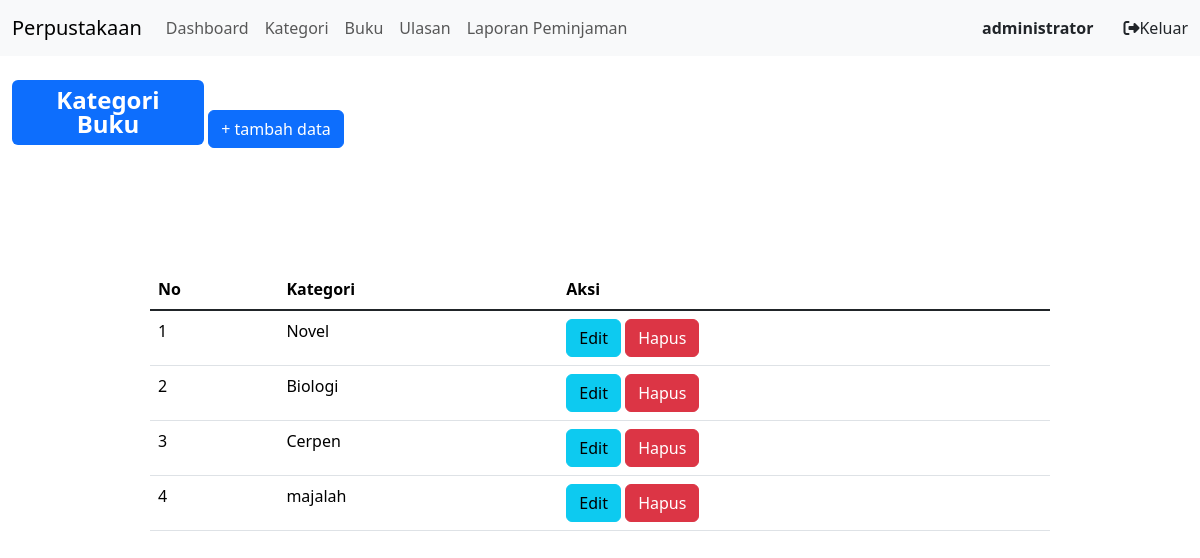
/index.php?page=kategori (signed in), run on the app's committed database.
### tables this page shows
CREATE TABLE `kategori` (
  `id_kategori` int(11) NOT NULL,
  `kategori` varchar(255) DEFAULT NULL
);

### kategori.php (the view)
<div class="badge bg-primary text-wrap mt-4 fs-4" style="width: 12rem;">
    Kategori Buku
</div>
<a href="?page=kategori_tambah" class="btn btn-primary"> + tambah data</a>
<table class="table w-75 position-absolute top-50 start-50 translate-middle">
    <thead>
        <tr>
            <th scope="col">No</th>
            <th scope="col">Kategori</th>
            <th scope="col">Aksi</th>
        </tr>
    </thead>
    <tbody class="table-group-divider">
        <?php
        $i = 1;
        $q = mysqli_query($koneksi, "SELECT * FROM kategori");
        while ($data = mysqli_fetch_array($q)) {
        ?>
            <tr>
                <td><?php echo $i++; ?></td>
                <td><?php echo $data['kategori']; ?></td>
                <td>
                    <a href="?page=kategori_edit&&id=<?php echo $data['id_kategori']; ?>" class="btn btn-info">Edit</a>
                    <a onclick="return confirm('Yakin Mau dihapus?');" href="?page=kategori_hapus&&id=<?php echo $data['id_kategori']; ?>" class="btn btn-danger">Hapus</a>
                </td>
            </tr>
        <?php
        }
        ?>
    </tbody>
</table>

### data on the page
kategori: kategori "Novel"
kategori: kategori "Biologi"
kategori: kategori "Cerpen"
kategori: kategori "majalah"

### other printed values
$_SESSION['user']['nama'] "administrator"
